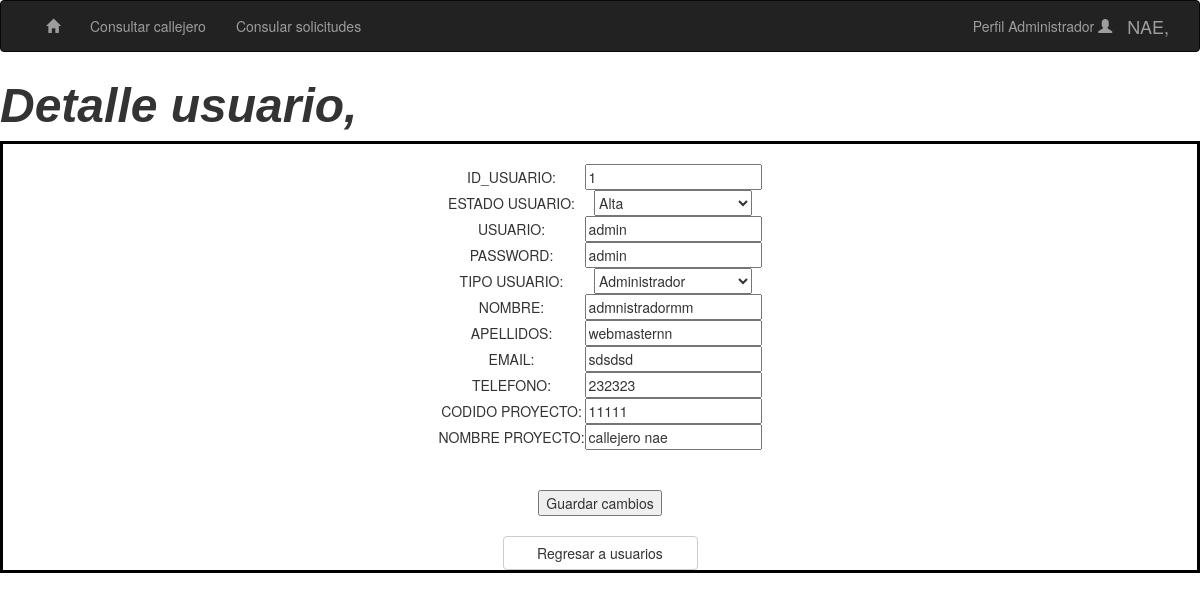
Screenshot of /php/vistas/consulta_perfil.php?variable1=1 (signed in) with the database file from the repository.
### tables this page shows
CREATE TABLE IF NOT EXISTS `usuarios` (
  `id` int(11) NOT NULL AUTO_INCREMENT,
  `usuario` varchar(30) NOT NULL,
  `password` varchar(50) NOT NULL,
  `id_tipo` int(11) NOT NULL DEFAULT '2',
  `Nombre` varchar(50) NOT NULL,
  `Apellidos` varchar(50) NOT NULL,
  `Email` varchar(50) DEFAULT '0',
  `telefono` varchar(50) DEFAULT '0',
  `Codigo_proyecto_Nae` varchar(50) DEFAULT '0',
  `Nombre_proyecto_Nae` varchar(50) DEFAULT '0',
  `BAJA` int(1) NOT NULL DEFAULT '0',
  PRIMARY KEY (`id`)
);

### php/vistas/consulta_perfil.php (the view, shortened to what this page needs)
<?php
  if(isset($_SESSION["id_usuario"])){
  ?>
<!DOCTYPE html>
<html lang="es">
<head>
  <link rel="stylesheet" href="http://maxcdn.bootstrapcdn.com/bootstrap/3.3.6/css/bootstrap.min.css">
</head>
<body>
<nav class="navbar navbar-inverse">
  <div class="container-fluid">
    <div class="collapse navbar-collapse" id="myNavbar">
      <ul class="nav navbar-nav">
        <li ><a href='..\..\index.php'><span class="glyphicon glyphicon-home"></span></a></li >
        <li ><a href="tabla.php">Consultar callejero</a></li>
      <?php if($_SESSION['tipo_usuario']==1||$_SESSION['tipo_usuario']==3){echo "<li><a href='consulta_solicitud.php'>Consular solicitudes</a></li>";} ?>
      </ul>
      <ul class="nav navbar-nav navbar-right">
        <li class="dropdown">
          <a class="dropdown-toggle" data-toggle="dropdown" href="#">Perfil <?php echo $_SESSION["perfil"]; ?> <span class="glyphicon glyphicon-user"></span></a>
        </li>
      <a class="navbar-brand" href="https://nae.global/">NAE,</a>
    </div>
  </div>
</nav>
<font  face="Arial, Helvetica, Helv" size="15"><b><i >Detalle usuario,</i></b></font>
  <br>
<?php
include('..\acciones\conexion.php');
        $id = $_GET['variable1'];
$result = mysqli_query($con, "SELECT * FROM usuarios where Id=$id");
        if (!$result) {
          DIE("Error en la consulta: " . mysql_error());
        } else {
          $row = mysqli_fetch_array($result);
            if($row['id_tipo']==1){$tipo_usu='Administrador'; $nuevo_tipo_usu='Consultor';$NUEVO_id_usu=2;}
            else{$tipo_usu='Consultor';$nuevo_tipo_usu='Administrador';$NUEVO_id_usu=1;}
            if($row['BAJA']==0){$ESTADO='Alta'; $ESTADO_NUEVO='Baja';$NUEVO_VALOR=1;}
            else{$ESTADO='Baja';$ESTADO_NUEVO='Alta';$NUEVO_VALOR=0;}
          echo "
          <div style='text-align: center;border: 3px solid black';>
                <form action='..\acciones\Editar_perfil.php' method='post' >
              <table align='center';>
                <tr>
                  <td>ID_USUARIO:</td>
                  <td><input type='text' id='id' name='id' value='".$row['id']."' readonly/></td>
                </tr>
                <tr>
                   <td>ESTADO USUARIO:</td>
                      <td><select style='width : 158px; height:26px' name='Estado'> <option value='".$row['BAJA']."'>".$ESTADO."</option> <option value='".$NUEVO_VALOR."'>".$ESTADO_NUEVO."</option> </select></td>
               </tr>
                <tr>
                  <td>USUARIO:</td>
                  <td><input type='text' id='usuario' name='usuario' value='".$row['usuario']."' readonly/></td>
                </tr>
                <tr>
                  <td>PASSWORD:</td>
                  <td><input type='text' id='password' name='password' value='".$row['password']."'/></td>
                </tr>
                <tr>
                  <td>TIPO USUARIO:</td>
                      <td><select style='width : 158px; height:26px' name='id_tipo'> <option value='".$row['id_tipo']."'>".$tipo_usu."</option> <option value='".$NUEVO_id_usu."'>".$nuevo_tipo_usu."</option> </select></td>
                </tr>
                <tr>
                  <td>NOMBRE:</td>
                  <td><input type='text' id='nombre' name='nombre' value='".$row['Nombre']."'/></td>
                </tr>
                <tr>
                  <td>APELLIDOS:</td>
                  <td><input type='text' id='apellidos' name='apellidos' value='".$row['Apellidos']."'/></td>
                </tr>
                <tr>
                  <td>EMAIL:</td>
                  <td><input type='text' id='email' name='email' value='".$row['Email']."'/></td>
                </tr>
                <tr>
                  <td>TELEFONO:</td>
                  <td><input type='text' id='telefono' name='telefono' value='".$row['telefono']."'/></td>
                </tr>
                <tr>
                  <td>CODIDO PROYECTO:</td>
                  <td><input type='text' id='cod_pro' name='cod_pro' value='".$row['Codigo_proyecto_Nae']."'/></td>
                </tr>
                  <tr>
                  <td>NOMBRE PROYECTO:</td>
                  <td><input type='text' id='nom_pro' name='nom_pro' value='".$row['Nombre_proyecto_Nae']."'/></td>
                </tr><br>
              </table>
              <br><br>
              <tr align='center'>
                  <td colspan='2'><input type='submit' value='Guardar cambios'/></td>
              </tr><br><br>
            </form>";
        }
    ?>
<input type="siguiente" onclick="history.back()" class="btn-default btn  btn-md" value="Regresar a usuarios">
<br>
</body>
</html>
<?php
}else{header("location: login.php");}
?>

### rows the page displays
usuarios: id "1", Estado "Alta", usuario "admin", password "admin", id_tipo "Administrador", nombre "admnistradormm", apellidos "webmasternn", email "sdsdsd", telefono "232323", cod_pro "11111", nom_pro "callejero nae"

### other values shown
$_SESSION["perfil"] "Administrador"
